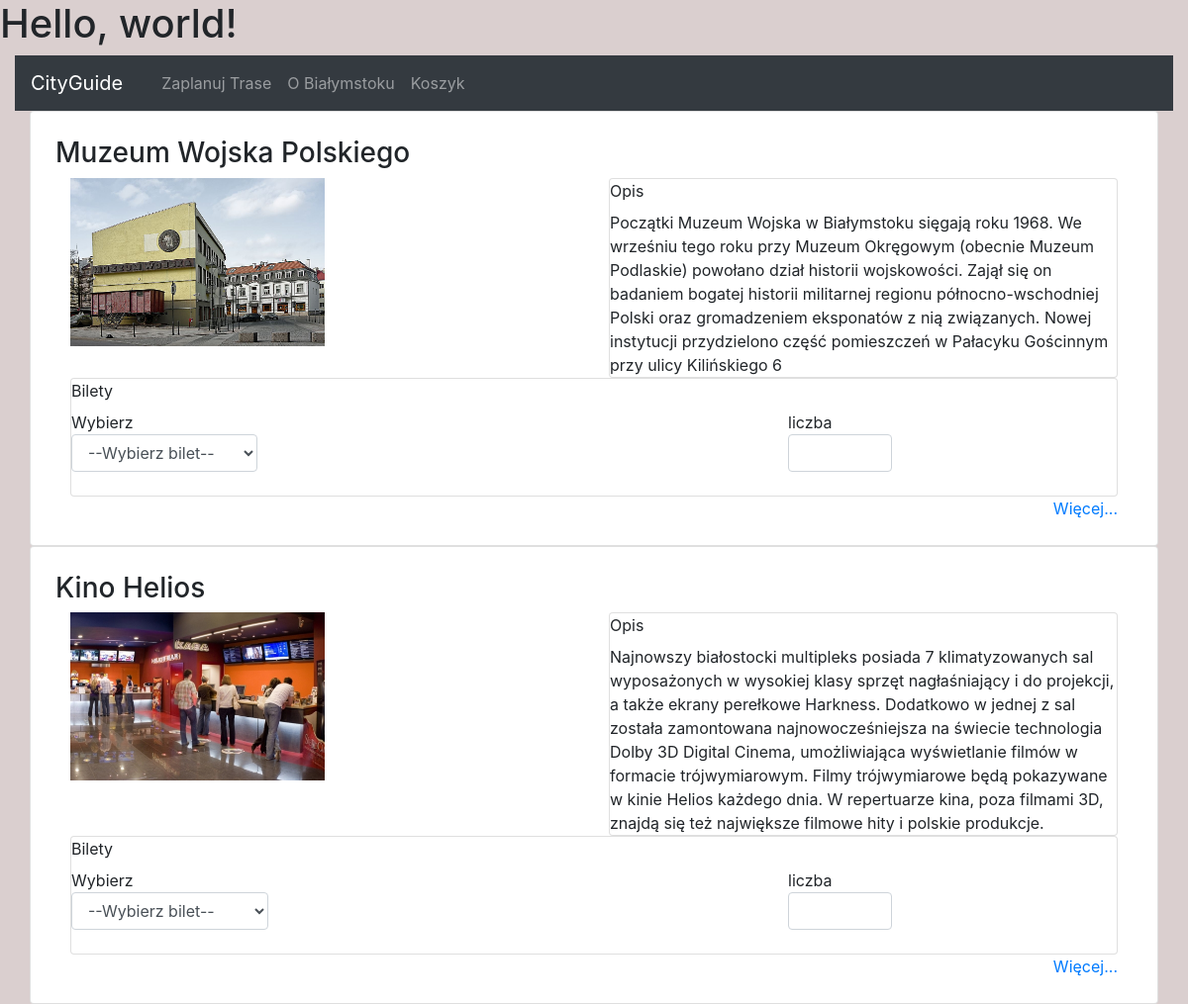
Page /city_guide/attractions on the committed database.
### city_guide/models.py (models this page shows, shortened)
class Attraction(models.Model):
    name = models.CharField(max_length=75)
    location = models.CharField(max_length=1000)
    time_minutes = models.IntegerField(default=0)
    description = models.CharField(max_length=500)
    age_restriction = models.CharField(max_length=25)
    opening_hours = models.CharField(max_length=100)

class Photo(models.Model):
    photo = models.ImageField(upload_to='uploads/')
    id_attraction = models.ForeignKey(Attraction, null=True, on_delete=models.SET_NULL)
    class Meta:
        get_latest_by = 'photo'

### city_guide/views.py (the view)
# urls.py: path('attractions', views.AttractionsView.as_view(), name='attractions'),
class AttractionsView(generic.ListView):
    template_name = 'city_guide/attractions.html'
    context_object_name = 'attractions_obj'
    def get_queryset(self):
        return Attraction.objects.order_by('-name')

### city_guide/models.py (called while the page is built)
    def __str__(self):
        return self.type_name

### city_guide/templates/city_guide/attractions.html (shortened to what this page needs)
{% extends 'base.html' %}
{% load staticfiles %}
{% block body %}
    {% if attractions_obj %}
        <div class="container">
            {% for attraction in attractions_obj %}
            <div class="row">
                <div class="card attracionShort">
                    <div class="container">
                        <h3 class="row">
                            {{attraction.name}}
                        </h3>
                        <div class="row">
                            <div class="col">
                                <div class="imgDiv">
                                    <img class="img-fluid imageShort" src="{{ attraction.photo_set.latest.photo.url }}" alt="error">
                                </div>
                            </div>
                            <div class="col">
                                <div class="card">
                                    <label for="descr">
                                        Opis
                                    </label>
                                    <div id="descr">
                                        {{attraction.description}}
                                    </div>
                                </div>
                            </div>
                        </div>
                        <div class="row">
                            <div class="col">
                                <div class="card">
                                    <label for="tickets">
                                        Bilety
                                    </label>
                                    <div id="tickets">
                                        <div class="form-group">
                                            <div class="row">
                                                <div class="col-8">
                                                    <label for="ticket_type">
                                                        Wybierz
                                                        <select class="form-control" type="number" id="ticket_type">
                                                            <option>--Wybierz bilet--</option>
                                                        </select>
                                                    </label>
                                                </div>
                                                <div class="col">
                                                    <label for="ticket_quant">
                                                        liczba
                                                        <input class="form-control" type="number" id="ticket_quant" min="1" max="30">
                                                    </label>
                                                </div>
                                            </div>
                                        </div>
                                    </div>
                                </div>
                            </div>
                        </div>
                        <a href="{% url 'city_guide:attraction' attraction.id %}" class="float-right">
                            Więcej...
                        </a>
                    </div>
                </div>
            </div>
            {% endfor %}
        </div>
    {% else %}
    <p>No attracions are available.</p>
    {% endif %}
{% endblock %}

### city_guide/templates/base.html (shortened to what this page needs)
{% load staticfiles %}
<!doctype html>
<html lang="pl">
  <head>
    {% block stylesheets %}
    <link rel="stylesheet" href="https://stackpath.bootstrapcdn.com/bootstrap/4.1.0/css/bootstrap.min.css">
    <link rel="stylesheet" href="{% static 'css/style.css' %}">
    {% endblock %}
  </head>
  <body>
    <h1>Hello, world!</h1>
    <div class="container-fluid">
        <nav class="navbar navbar-expand-lg navbar-dark bg-dark">
            <a class="navbar-brand" href="#">CityGuide</a>
            <div class="container-fluid">
                <div class="collapse navbar-collapse" id="navbarNav">
                    <ul class="navbar-nav">
                        <li class="nav-item">
                            <a class="nav-link" href="http://127.0.0.1:8000/city_guide/attractions">
                                Zaplanuj Trase
                            </a>
                        </li>
                        <li class="nav-item">
                            <a class="nav-link" href="#">
                                O Białymstoku
                            </a>
                        </li>
                        <li class="nav-item">
                            <a class="nav-link" href="#">
                                Koszyk
                            </a>
                        </li>
                    </ul>
                </div>
            </div>
        </nav>
    </div>
    {% block body %}{% endblock %}
    </body>
</html>

### city_guide/static/css/style.css (style rules this page uses)
body { background-color: rgba(204, 190, 190, 0.727); padding: 0px; margin: 0; }
.imageShort { width: 100%; height: auto; }
.imgDiv { width: 50%; }
.attracionShort { padding: 25px; }

### rows in the picture
Attraction: name "Muzeum Wojska Polskiego", photo_set.latest.photo (picture), description "Początki Muzeum Wojska w Białymstoku sięgają roku 1968. We wrześniu tego roku przy Muzeum Okręgowym (obecnie Muzeum Podlaskie) powołano dział historii wojskowości. Zajął się on badaniem bogatej historii militarnej regionu północno-wschodniej Polski oraz gromadzeniem eksponatów z nią związanych. Nowej instytucji przydzielono część pomieszczeń w Pałacyku Gościnnym przy ulicy Kilińskiego 6"
Attraction: name "Kino Helios", photo_set.latest.photo (picture), description "Najnowszy białostocki multipleks posiada 7 klimatyzowanych sal wyposażonych w wysokiej klasy sprzęt nagłaśniający i do projekcji, a także ekrany perełkowe Harkness. Dodatkowo w jednej z sal została zamontowana najnowocześniejsza na świecie technologia Dolby 3D Digital Cinema, umożliwiająca wyświetlanie filmów w formacie trójwymiarowym. Filmy trójwymiarowe będą pokazywane w kinie Helios każdego dnia. W repertuarze kina, poza filmami 3D, znajdą się też największe filmowe hity i polskie produkcje."
